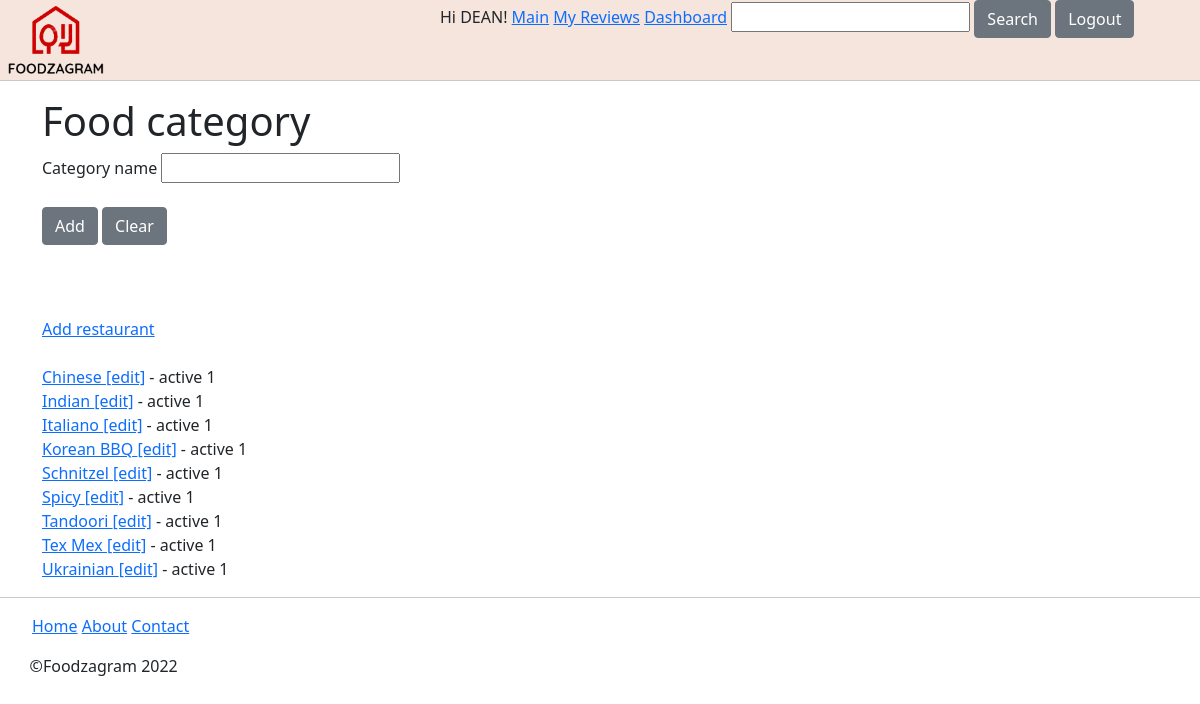
/category.php (signed in), run on the app's committed database.
### tables this page shows
CREATE TABLE `foodcategory` (
  `categoryid` int(11) NOT NULL,
  `category_name` varchar(50) NOT NULL,
  `active` bit(1) NOT NULL DEFAULT b'1'
);

### library.php (called while the page is built, shortened)
<?php
    function CheckLogin($db){
        if(isset($_SESSION['username'])){
            $username = $_SESSION['username'];
            $qry = "SELECT * FROM User WHERE username
                = :username AND active = 1 LIMIT 1";
            $stm = $db->prepare($qry);
            $stm->bindvalue('username', $username, PDO::PARAM_STR);
            $stm->execute();
            if($stm->rowCount() > 0){
                $usr_dat = $stm->fetch();
                return $usr_dat;
            }
        }
    }
?>

### category.php (the view, shortened to what this page needs)
<?php
     require_once('header.php');
    if(!($usr_dat = CheckLogin($db))){
        LoginRedirect();
    }
    $qryCategories = "SELECT * FROM foodcategory ORDER BY category_name";
    $stmCategories = $db->prepare($qryCategories);
    $stmCategories->execute();
?>
<h1>Food category</h1>
<form action="category.php" method="post">
    <label for="category-name">
        Category name
    </label>
    <input type="text" name="category-name">
    <br />
    <br />
    <button type="submit" class="btn btn-secondary" id="submit">Add</button>
    <button type="button" class="btn btn-secondary"
        onclick="window.location.reload()">Clear</button>
    <br />
    <br />
    <br />
</form>
<br>
<a href="restaurant.php">Add restaurant</a>
<br />
<br />
<?php if($stmCategories->rowCount() > 0): ?>
    <?php while($datCategories = $stmCategories->fetch()): ?>
        <a href="view_category.php?categoryid=<?=$datCategories['categoryid'] ?>">
            <?= $datCategories['category_name'] ?>
        </a>
        <a href="category_edit.php?categoryid=<?= $datCategories['categoryid']?>">[edit]</a>
        <?php if($usr_dat['admin'] == 1) echo "- active " . $datCategories['active']; ?>
        <br />
    <?php endwhile ?>
<?php endif ?>
<?php require_once('footer.php'); ?>

### header.php (shortened to what this page needs)
<?php
    require('connect.php');
    require('library.php');
    if(isset($_SESSION['username'])){
        $usr_dat = CheckLogin($db);
    }
?>
<!DOCTYPE html>
<html lang="en">
<head>
    <link rel="stylesheet"
        href="https://stackpath.bootstrapcdn.com/bootstrap/5.0.0-alpha1/css/bootstrap.min.css"
>
    <link rel="stylesheet" href="styles.css" type="text/css">
</head>
<body>
<header>
    <div class="row top-nav-links align-item-center header-body">
        <div class="col-sm-4">
            <a href="index.php">
                <img src="images/foodzagram-logo-sm.png" class="top-logo"/>
            </a>
        </div>
        <div class="col-sm-8">
            <nav>
                <ul>
                    <li class="top-nav-li">
                        <?php if(isset($_SESSION['username']))
                            echo "Hi " . strtoupper($_SESSION['username']) . "!";?>
                    </li>
                    <li class="top-nav-li"><a href="index.php">Main</a></li>
                    <li class="top-nav-li">
                    <li class="top-nav-li"><a href="my_reviews.php?userid=<?=$usr_dat['userid']?>">
                        <?php if(isset($_SESSION['username']) && ($usr_dat = CheckLogin($db)))
                           echo "My Reviews"; ?> </a>
                    </li>
                    <li class="top-nav-li"><a href="dashboard.php">
                        <?php if(isset($_SESSION['username']) && ($usr_dat = CheckLogin($db))
                            && ($usr_dat['admin'] == 1)) echo "Dashboard"; ?> </a>
                    </li>
                    <li class="top-nav-li">
                        <form action="search_results.php?search_words=" class="top-nav-search">
                            <input type="text" name="search_words">
                        <a href="search_results.php?search_words=">
                            <button class="btn btn-secondary">Search</button>
                        </a>
                        </form>
                    </li>
                    <li class="top-nav-li">
                        <?php if(isset($_SESSION['username'])): ?>
                            <button onclick="location.href='logout.php';"
                                class="btn btn-secondary" >Logout </button>
                        <?php else: ?>
                            <button onclick="location.href='login.php';"
                                class="btn btn-secondary" >Login/Sign Up </button>
                        <?php endif ?>
                    </li>
                </ul>
            </nav>
        </div>
    </div>
</header>
<hr>
<div class="container">

### footer.php (shortened to what this page needs)
</div>
<hr>
<div class="row bottom-nav-links align-item-center">
    <div class="col-sm-8">
        <nav>
            <ul>
                <li class="bottom-nav-li"><a href="index.php">Home</a></li>
                <li class="bottom-nav-li"><a href="about.php">About</a></li>
                <li class="bottom-nav-li"><a href="contact.php">Contact</a></li>
            </ul>
        </nav>
    </div>
</div>
<div class="row copyright align-item-center">&#169Foodzagram 2022</div>
</body>
</html>

### styles.css (style rules this page uses)
.header-body { background-color: #f6e5dd; margin-bottom: -16px; }
ul { list-style: none; }
.top-nav-li, .bottom-nav-li, .top-nav-search, .nav-li, .tbl-li, .heading_inline, .select-option-li { display: inline-block; }
.top-logo { width: 7em; }
.copyright { padding-left: 2.6em; }

### data on the page
foodcategory: category_name "Chinese", active "1"
foodcategory: category_name "Indian", active "1"
foodcategory: category_name "Italiano", active "1"
foodcategory: category_name "Korean BBQ", active "1"
foodcategory: category_name "Schnitzel", active "1"
foodcategory: category_name "Spicy", active "1"
foodcategory: category_name "Tandoori", active "1"
foodcategory: category_name "Tex Mex", active "1"
foodcategory: category_name "Ukrainian", active "1"

### other printed values
$_SESSION['username'] "DEAN"
